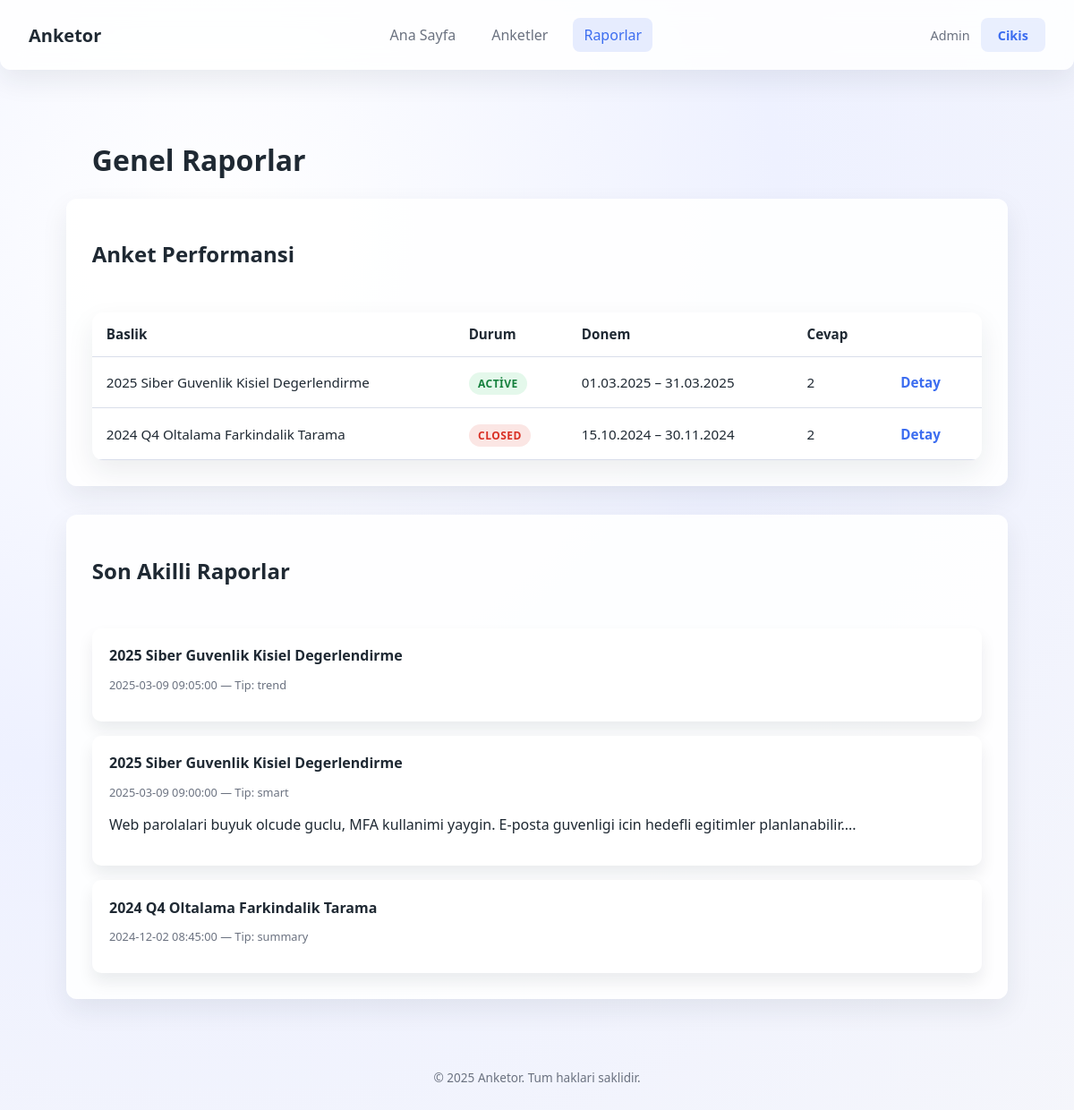
/reports.php (signed in), run on the app's committed database.
### tables this page shows
CREATE TABLE IF NOT EXISTS surveys (
    id INT UNSIGNED AUTO_INCREMENT PRIMARY KEY,
    category_id INT UNSIGNED NULL,
    title VARCHAR(200) NOT NULL,
    description TEXT NULL,
    status ENUM('draft','scheduled','active','closed') NOT NULL DEFAULT 'draft',
    start_date DATE NULL,
    end_date DATE NULL,
    created_by INT UNSIGNED NOT NULL,
    created_at DATETIME NOT NULL DEFAULT CURRENT_TIMESTAMP,
    updated_at DATETIME NOT NULL DEFAULT CURRENT_TIMESTAMP ON UPDATE CURRENT_TIMESTAMP,
    CONSTRAINT fk_surveys_category FOREIGN KEY (category_id) REFERENCES survey_categories(id) ON DELETE SET NULL,
    CONSTRAINT fk_surveys_user FOREIGN KEY (created_by) REFERENCES users(id) ON DELETE CASCADE
);

CREATE TABLE IF NOT EXISTS survey_reports (
    id INT UNSIGNED AUTO_INCREMENT PRIMARY KEY,
    survey_id INT UNSIGNED NOT NULL,
    report_type ENUM('trend','summary','smart') NOT NULL,
    payload JSON NULL,
    created_at DATETIME NOT NULL DEFAULT CURRENT_TIMESTAMP,
    CONSTRAINT fk_reports_survey FOREIGN KEY (survey_id) REFERENCES surveys(id) ON DELETE CASCADE
);

### includes/helpers.php (called while the page is built, shortened)
<?php
function config(string $key, $default = null)
{
    $config = $GLOBALS['config'] ?? [];
    $segments = explode('.', $key);
    $value = $config;
    foreach ($segments as $segment) {
        $value = $value[$segment];
    }
    return $value;
}
function base_url(string $path = ''): string
{
    $base = rtrim(config('app.base_url', ''), '/');
    return $base . '/' . ltrim($path, '/');
}
function asset_url(string $path): string
{
    return base_url('assets/' . ltrim($path, '/'));
}
function format_date($value, string $format = 'd.m.Y')
{
    $date = $value instanceof DateTimeInterface ? $value : new DateTime($value);
    return $date->format($format);
}
function active_nav(string $filename): string
{
    $current = basename($_SERVER['SCRIPT_NAME'] ?? '');
    return $current === $filename ? 'is-active' : '';
}
function h($value): string
{
    return htmlspecialchars((string)$value, ENT_QUOTES, 'UTF-8');
}

### includes/auth.php (called while the page is built, shortened)
<?php
function current_user_id(): ?int
{
    return isset($_SESSION['user_id']) ? (int)$_SESSION['user_id'] : null;
}
function current_user_name(): string
{
    return $_SESSION['user_name'] ?? '';
}

### includes/db.php (called while the page is built, shortened)
<?php
class Database
{
    private $pdo;
    private function __construct(array $config)
    {
        $dsn = sprintf('mysql:host=%s;port=%d;dbname=%s;charset=%s',
            $config['host'] ?? 'localhost',
            $config['port'] ?? 3306,
            $config['database'] ?? '',
            $config['charset'] ?? 'utf8mb4'
        );
        $options = [
            PDO::ATTR_ERRMODE => PDO::ERRMODE_EXCEPTION,
            PDO::ATTR_DEFAULT_FETCH_MODE => PDO::FETCH_ASSOC,
            PDO::ATTR_EMULATE_PREPARES => false,
        ];
        $this->pdo = new PDO($dsn, $config['username'] ?? '', $config['password'] ?? '', $options);
    }
    public function query(string $sql, array $params = []): PDOStatement
    {
        $stmt = $this->pdo->prepare($sql);
        $stmt->execute($params);
        return $stmt;
    }
    public function fetchAll(string $sql, array $params = []): array
    {
        return $this->query($sql, $params)->fetchAll();
    }
}

### reports.php (the view, shortened to what this page needs)
<?php
require __DIR__ . '/includes/bootstrap.php';
$overview = $db->fetchAll(
    'SELECT s.id, s.title, s.status, s.start_date, s.end_date, COUNT(sr.id) AS responses
     FROM surveys s
     LEFT JOIN survey_responses sr ON sr.survey_id = s.id
     GROUP BY s.id
     ORDER BY s.created_at DESC
     LIMIT 10'
);
$recentReports = $db->fetchAll(
    'SELECT srp.*, s.title FROM survey_reports srp
     INNER JOIN surveys s ON s.id = srp.survey_id
     ORDER BY srp.created_at DESC
     LIMIT 5'
);
include __DIR__ . '/templates/header.php';
include __DIR__ . '/templates/navbar.php';
?>
<main class="container">
    <div class="panel-header">
        <h1>Genel Raporlar</h1>
    </div>
    <section class="panel">
        <div class="panel-header">
            <h2>Anket Performansi</h2>
        </div>
        <div class="panel-body">
            <table class="table">
                <thead>
                    <tr>
                        <th>Baslik</th>
                        <th>Durum</th>
                        <th>Donem</th>
                        <th>Cevap</th>
                        <th></th>
                    </tr>
                </thead>
                <tbody>
                    <?php foreach ($overview as $row): ?>
                        <tr>
                            <td><?php echo h($row['title']); ?></td>
                            <td><span class="status status-<?php echo h($row['status']); ?>"><?php echo h($row['status']); ?></span></td>
                            <td>
                                <?php echo $row['start_date'] ? h(format_date($row['start_date'])) : '-'; ?>
                                <?php if ($row['end_date']): ?> &ndash; <?php echo h(format_date($row['end_date'])); ?><?php endif; ?>
                            </td>
                            <td><?php echo (int)$row['responses']; ?></td>
                            <td><a class="button-link" href="survey_reports.php?id=<?php echo (int)$row['id']; ?>">Detay</a></td>
                        </tr>
                    <?php endforeach; ?>
                </tbody>
            </table>
        </div>
    </section>
    <section class="panel">
        <div class="panel-header">
            <h2>Son Akilli Raporlar</h2>
        </div>
        <div class="panel-body">
            <?php if ($recentReports): ?>
                <ul class="question-list">
                    <?php foreach ($recentReports as $item): ?>
                        <?php $payload = json_decode($item['payload'] ?? '', true) ?: []; ?>
                        <li class="question-item">
                            <strong><?php echo h($item['title']); ?></strong>
                            <p class="help-text"><?php echo h($item['created_at']); ?> &mdash; Tip: <?php echo h($item['report_type']); ?></p>
                            <?php if (!empty($payload['content'])): ?>
                                <p><?php echo nl2br(h(mb_substr($payload['content'], 0, 280))); ?>...</p>
                            <?php endif; ?>
                        </li>
                    <?php endforeach; ?>
                </ul>
            <?php else: ?>
                <p>Henuz rapor olusturulmadi.</p>
            <?php endif; ?>
        </div>
    </section>
</main>
<?php include __DIR__ . '/templates/footer.php'; ?>

### templates/header.php (shortened to what this page needs)
?><!DOCTYPE html>
<html lang="tr">
<head>
    <link rel="stylesheet" href="<?php echo asset_url('css/style.css'); ?>">
</head>
<body>

### templates/navbar.php
<?php if (current_user_id()): ?>
<nav class="top-nav">
    <div class="brand"><?php echo h(config('app.name', 'Anketor')); ?></div>
    <ul class="nav-links">
        <li><a class="<?php echo active_nav('dashboard.php'); ?>" href="dashboard.php">Ana Sayfa</a></li>
        <li><a class="<?php echo active_nav('surveys.php'); ?>" href="surveys.php">Anketler</a></li>
        <li><a class="<?php echo active_nav('reports.php'); ?>" href="reports.php">Raporlar</a></li>
    </ul>
    <div class="user-meta">
        <span><?php echo h(current_user_name()); ?></span>
        <a class="button-secondary" href="logout.php">Cikis</a>
    </div>
</nav>
<?php endif; ?>

### templates/footer.php (shortened to what this page needs)
<footer class="site-footer">
    <p>&copy; <?php echo date('Y'); ?> <?php echo h(config('app.name', 'Anketor')); ?>. Tum haklari saklidir.</p>
</footer>
</body>
</html>

### assets/css/style.css (style rules this page uses)
:root { --color-bg: #f5f6fb; --color-surface: #ffffff; --color-border: #d9deea; --color-primary: #3c6df0; --color-primary-dark: #2f55c8; --color-text: #1f2933; --color-muted: #6b7280; --color-success: #0f9d58; --color-danger: #d93025; --radius: 12px; --shadow: 0 12px 30px rgba(31, 41, 51, 0.08); font-size: 16px; }
* { box-sizing: border-box; }
body { margin: 0; font-family: 'Segoe UI', Tahoma, Geneva, Verdana, sans-serif; color: var(--color-text); background: radial-gradient(circle at 20% 20%, #ffffff 0%, #eef1ff 45%, #f5f6fb 100%); min-height: 100vh; }
a { color: var(--color-primary); text-decoration: none; }
.container { max-width: 1100px; margin: 2rem auto; padding: 0 1.5rem; }
.top-nav { display: flex; align-items: center; justify-content: space-between; padding: 1.25rem 2rem; background: rgba(255, 255, 255, 0.85); backdrop-filter: blur(12px); box-shadow: var(--shadow); border-radius: 0 0 var(--radius) var(--radius); }
.top-nav .brand { font-weight: 700; font-size: 1.25rem; }
.nav-links { list-style: none; display: flex; gap: 1rem; margin: 0; padding: 0; }
.nav-links a { padding: 0.5rem 0.75rem; border-radius: 8px; color: var(--color-muted); transition: background 0.2s ease; }
.nav-links a.is-active, .nav-links a:hover { background: rgba(60, 109, 240, 0.12); color: var(--color-primary); }
.user-meta { display: flex; align-items: center; gap: 0.75rem; font-size: 0.9rem; color: var(--color-muted); }
.button-primary, .button-secondary, .button-link { display: inline-flex; align-items: center; justify-content: center; border: none; border-radius: 8px; font-weight: 600; cursor: pointer; padding: 0.6rem 1.2rem; transition: transform 0.15s ease, box-shadow 0.2s ease; }
.button-secondary { background: rgba(60, 109, 240, 0.1); color: var(--color-primary); }
.button-link { background: transparent; color: var(--color-primary); padding: 0.25rem 0.5rem; }
.panel { background: rgba(255, 255, 255, 0.9); border-radius: var(--radius); box-shadow: var(--shadow); margin-bottom: 2rem; }
.panel-header { display: flex; align-items: center; justify-content: space-between; padding: 1.6rem 1.8rem 0; }
.panel-body { padding: 1.8rem; }
.table { width: 100%; border-collapse: collapse; background: #fff; border-radius: var(--radius); overflow: hidden; box-shadow: var(--shadow); }
.table th, .table td { padding: 0.9rem 1rem; border-bottom: 1px solid var(--color-border); text-align: left; font-size: 0.95rem; }
.question-list { list-style: none; padding: 0; margin: 0; display: flex; flex-direction: column; gap: 1rem; }
.question-item { background: #fff; border-radius: 10px; padding: 1.2rem; box-shadow: 0 10px 18px rgba(15, 23, 42, 0.08); }
.status { padding: 0.25rem 0.65rem; border-radius: 20px; font-size: 0.75rem; font-weight: 600; text-transform: uppercase; letter-spacing: 0.04em; }
.status-active { background: rgba(34, 197, 94, 0.12); color: #15803d; }
.status-closed { background: rgba(217, 48, 37, 0.12); color: var(--color-danger); }
.help-text { color: var(--color-muted); font-size: 0.8rem; }
.site-footer { text-align: center; padding: 2rem 1rem 3rem; color: var(--color-muted); font-size: 0.85rem; }

### data on the page
surveys: title "2025 Siber Guvenlik Kisiel Degerlendirme", status "ACTIVE", start_date "01.03.2025", end_date "31.03.2025", responses "2"
surveys: title "2024 Q4 Oltalama Farkindalik Tarama", status "CLOSED", start_date "15.10.2024", end_date "30.11.2024", responses "2"
survey_reports: survey.title "2025 Siber Guvenlik Kisiel Degerlendirme", created_at "2025-03-09 09:05:00", report_type "trend"
survey_reports: survey.title "2025 Siber Guvenlik Kisiel Degerlendirme", created_at "2025-03-09 09:00:00", report_type "smart", payload "Web parolalari buyuk olcude guclu, MFA kullanimi yaygin. E-posta guvenligi icin hedefli egitimler planlanabilir."
survey_reports: survey.title "2024 Q4 Oltalama Farkindalik Tarama", created_at "2024-12-02 08:45:00", report_type "summary"

### other printed values
config('app.name', 'Anketor') "Anketor"
current_user_name() "Admin"
